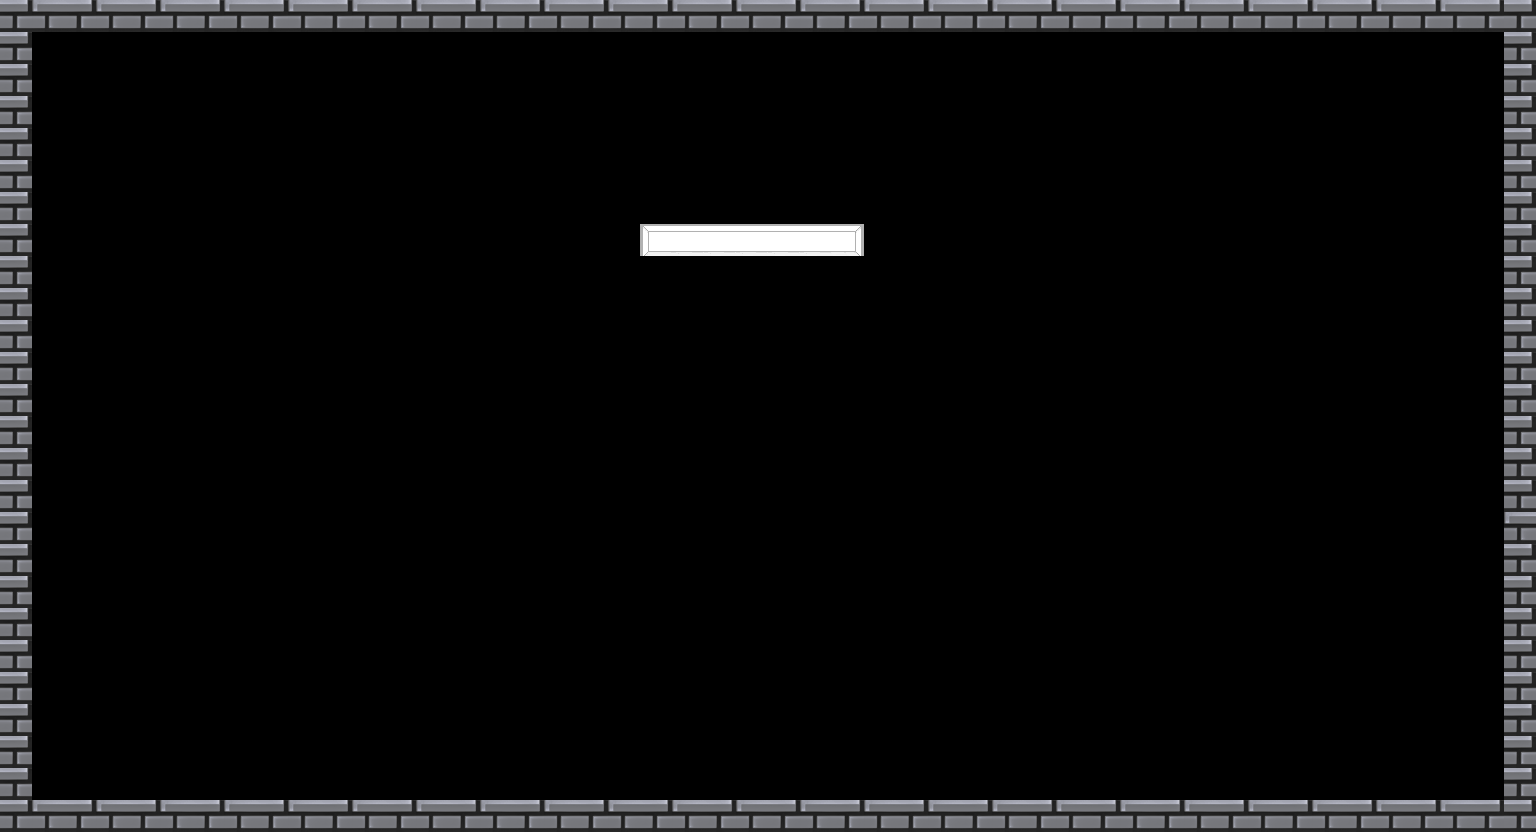

Tiled map render using the project's own tile images. Description and the map definition, with tile-layer contents summarised, below:
An orthogonal 48x26 tile map with 32x32 px tiles, 5 tile layers (layer_walls, layer_ceiling, layer_floor, layer_platforms_undestructable, ...), 3 tilesets and 13 objects.

<map version="1.10" tiledversion="1.11.2" orientation="orthogonal" renderorder="right-down" width="48" height="26" tilewidth="32" tileheight="32" infinite="0" nextlayerid="11" nextobjectid="28">
 <editorsettings>
  <export target="Level1.json" format="json" />
 </editorsettings>
 <tileset firstgid="1" name="tileset_muros" tilewidth="32" tileheight="32" tilecount="2" columns="2">
  <image source="../tilesets/tileset_muros.png" width="64" height="32" />
  <tile id="0">
   <objectgroup draworder="index" id="2">
    <object id="1" x="0" y="0" width="32" height="32" />
   </objectgroup>
  </tile>
  <tile id="1">
   <objectgroup draworder="index" id="2">
    <object id="1" x="0" y="0" width="32" height="32" />
   </objectgroup>
  </tile>
 </tileset>
 <tileset firstgid="3" name="tileset_ladders" tilewidth="64" tileheight="64" tilecount="1" columns="1">
  <image source="../tilesets/tileset_ladder.png" width="64" height="64" />
 </tileset>
 <tileset firstgid="4" name="tileset_platforms" tilewidth="32" tileheight="32" tilecount="9" columns="3">
  <image source="../tilesets/tileset_platform.png" width="96" height="96" />
 </tileset>
 <layer id="1" name="layer_walls" width="48" height="26">
  <data>[1248 cells, 48 non-empty, 2 distinct tile ids]</data>
 </layer>
 <layer id="5" name="layer_ceiling" width="48" height="26">
  <data>[1248 cells, 48 non-empty, 2 distinct tile ids]</data>
 </layer>
 <layer id="6" name="layer_floor" width="48" height="26">
  <data>[1248 cells, 48 non-empty, 2 distinct tile ids]</data>
 </layer>
 <layer id="3" name="layer_platforms_undestructable" width="48" height="26">
  <properties>
   <property name="Drop" value="" />
  </properties>
  <data>[1248 cells, 0 non-empty, 0 distinct tile ids]</data>
 </layer>
 <layer id="4" name="layer_platforms_destructable" width="48" height="26">
  <data>[1248 cells, 13 non-empty, 4 distinct tile ids]</data>
 </layer>
 <objectgroup id="7" name="drops" />
 <objectgroup id="9" name="balls">
  <object id="15" x="81.9487" y="128.08">
   <properties>
    <property name="direction x" type="float" value="1" />
    <property name="type" value="n_tiny" />
    <property name="velocity" type="float" value="1" />
   </properties>
   <point />
  </object>
  <object id="19" x="108.667" y="164.667">
   <properties>
    <property name="direction x" type="float" value="1" />
    <property name="type" value="n_tiny" />
    <property name="velocity" type="float" value="1" />
   </properties>
   <point />
  </object>
  <object id="20" x="146" y="199.333">
   <properties>
    <property name="direction x" type="float" value="1" />
    <property name="type" value="n_tiny" />
    <property name="velocity" type="float" value="1" />
   </properties>
   <point />
  </object>
  <object id="21" x="180.667" y="228.667">
   <properties>
    <property name="direction x" type="float" value="1" />
    <property name="type" value="n_tiny" />
    <property name="velocity" type="float" value="1" />
   </properties>
   <point />
  </object>
  <object id="22" x="209.333" y="258.667">
   <properties>
    <property name="direction x" type="float" value="1" />
    <property name="type" value="n_tiny" />
    <property name="velocity" type="float" value="1" />
   </properties>
   <point />
  </object>
  <object id="23" x="1463.33" y="132">
   <properties>
    <property name="direction x" type="float" value="-1" />
    <property name="type" value="n_tiny" />
    <property name="velocity" type="float" value="1" />
   </properties>
   <point />
  </object>
  <object id="24" x="1428.67" y="165.333">
   <properties>
    <property name="direction x" type="float" value="-1" />
    <property name="type" value="n_tiny" />
    <property name="velocity" type="float" value="1" />
   </properties>
   <point />
  </object>
  <object id="25" x="1396.67" y="194.667">
   <properties>
    <property name="direction x" type="float" value="-1" />
    <property name="type" value="n_tiny" />
    <property name="velocity" type="float" value="1" />
   </properties>
   <point />
  </object>
  <object id="26" x="1367.33" y="229.333">
   <properties>
    <property name="direction x" type="float" value="-1" />
    <property name="type" value="n_tiny" />
    <property name="velocity" type="float" value="1" />
   </properties>
   <point />
  </object>
  <object id="27" x="1335.33" y="260">
   <properties>
    <property name="direction x" type="float" value="-1" />
    <property name="type" value="n_tiny" />
    <property name="velocity" type="float" value="1" />
   </properties>
   <point />
  </object>
 </objectgroup>
 <objectgroup id="8" name="drops_platforms">
  <object id="18" x="748" y="242">
   <properties>
    <property name="drop" value="time_freeze" />
   </properties>
  </object>
 </objectgroup>
 <objectgroup id="10" name="enemies" />
</map>
